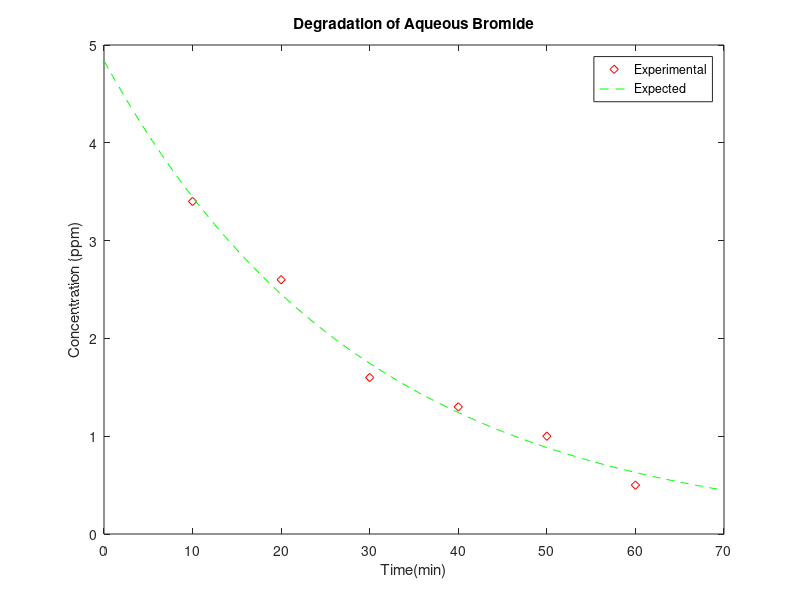

Reproduce this figure in MATLAB.
% Given experimental data
t_exp = 10:10:60;
c_exp = [3.4 2.6 1.6 1.3 1.0 0.5];
% Expected function
t_func = 0:0.5:70;
c_func = 4.84 .* exp(-0.034 * t_func);

% Plot
plot(t_exp,c_exp,'rd')
hold on
plot(t_func,c_func,'g--')
hold off
title('Degradation of Aqueous Bromide')
ylabel('Concentration (ppm)')
xlabel('Time(min)')
legend('Experimental','Expected')